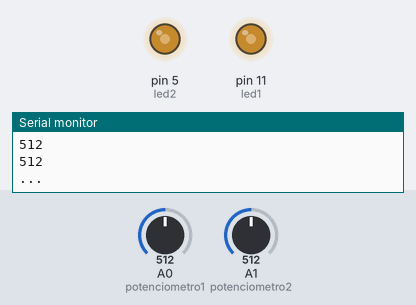
A sketch run on a simulated Arduino Uno, built with avr-gcc and run on an emulated ATmega328P. Parts: output pins drawn as LEDs (lit = HIGH), the last lines printed to the serial monitor. The inputs (shaded band) are chosen by the test bench; at power-on: A0 (potenciometro1) = 512, A1 (potenciometro2) = 512.

Above: at 1.2 s.
1.3 s: A0 (potenciometro1) set to 716
At 1.6 s:
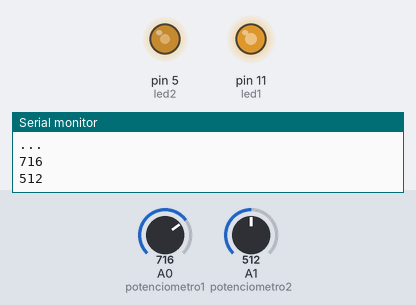
2.8 s: A1 (potenciometro2) set to 900
At 3.9 s:
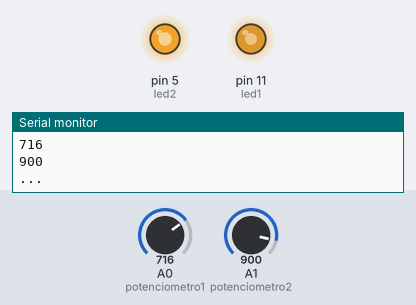
4.3 s: A0 (potenciometro1) set to 511
At 4.9 s:
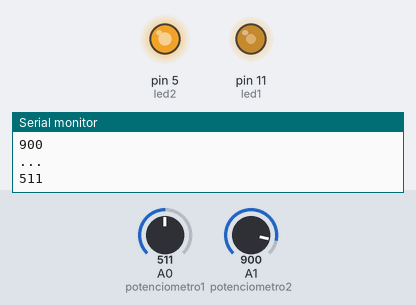
5.8 s: A1 (potenciometro2) set to 122
At 6.5 s:
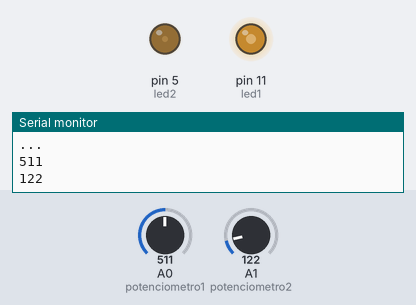
7.3 s: A1 (potenciometro2) set to 0
At 8.5 s:
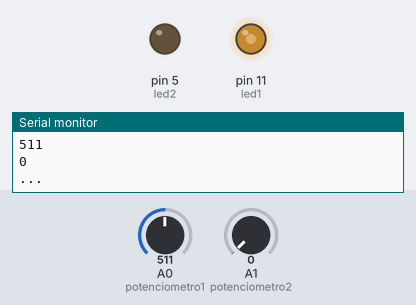
8.8 s: A0 (potenciometro1) set to 1023
At 9.9 s:
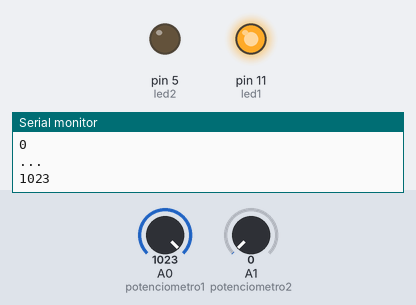
Timing chart, 0 to 11.3 s (numbered marks = the images above; inputs shaded):
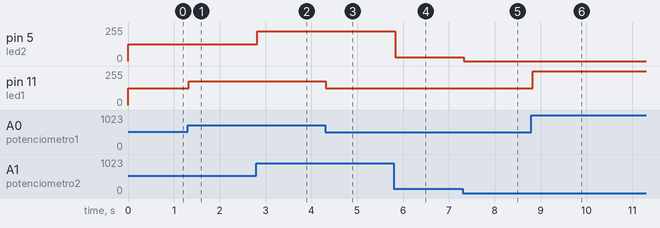

Measured:
- after the input at 1.3 s, pin 11 (led1): 127/255 → 178/255 at once
- after the input at 2.8 s, pin 5 (led2): 127/255 → 224/255 at once
- after the input at 4.3 s, pin 11 (led1): 178/255 → 127/255 at once
- after the input at 5.8 s, pin 5 (led2): 224/255 → 30/255 at once
- after the input at 7.3 s, pin 5 (led2): 30/255 → 0/255 at once
- after the input at 8.8 s, pin 11 (led1): 127/255 → 255/255 at once

The sketch:

sketch_oct27a.ino
```cpp
int potenciometro1 = A0;
int potenciometro2 = A1;
int leitura1 = 0;
int leitura2 = 0;
int brilho1 = 0;
int brilho2 = 0;
int led1 = 11;
int led2 = 5;

void setup() {
  // put your setup code here, to run once:
  Serial.begin(9600);
  pinMode(potenciometro1, INPUT);
  pinMode(potenciometro2, INPUT);
  pinMode(led1, OUTPUT);
  pinMode(led2, OUTPUT);
}

void loop() {
  // put your main code here, to run repeatedly:
  leitura1 = analogRead(potenciometro1);
  leitura2 = analogRead(potenciometro2);
  Serial.println(leitura1);
  Serial.println(leitura2);
  Serial.println("...");
  brilho1 = map(leitura1, 0, 1023, 0, 255);
  brilho2 = map(leitura2, 0, 1023, 0, 255);
  analogWrite(led1, brilho1);
  analogWrite(led2, brilho2);
}
```
